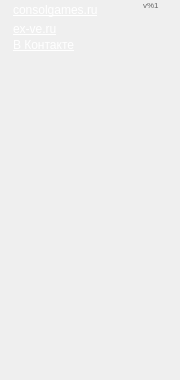
<?xml version="1.0" encoding="UTF-8"?>
<ui version="4.0">
 <class>SideWidget</class>
 <widget class="QWidget" name="SideWidget">
  <property name="geometry">
   <rect>
    <x>0</x>
    <y>0</y>
    <width>180</width>
    <height>380</height>
   </rect>
  </property>
  <property name="sizePolicy">
   <sizepolicy hsizetype="Fixed" vsizetype="Fixed">
    <horstretch>0</horstretch>
    <verstretch>0</verstretch>
   </sizepolicy>
  </property>
  <property name="minimumSize">
   <size>
    <width>180</width>
    <height>380</height>
   </size>
  </property>
  <property name="maximumSize">
   <size>
    <width>180</width>
    <height>380</height>
   </size>
  </property>
  <property name="windowTitle">
   <string/>
  </property>
  <property name="styleSheet">
   <string notr="true"/>
  </property>
  <property name="title" stdset="0">
   <string>Применение патча к бэкап-образу</string>
  </property>
  <layout class="QGridLayout" name="gridLayout">
   <property name="verticalSpacing">
    <number>2</number>
   </property>
   <property name="margin">
    <number>0</number>
   </property>
   <item row="3" column="1">
    <widget class="QLabel" name="urlVk">
     <property name="styleSheet">
      <string notr="true"/>
     </property>
     <property name="text">
      <string>&lt;html&gt;&lt;head&gt;&lt;style&gt;a{text-decoration:underline;color:white;}&lt;/style&gt;&lt;/head&gt;&lt;body&gt;&lt;a href=&quot;http://vk.com/club18909038&quot;&gt;В Контакте&lt;/a&gt;&lt;/body&gt;&lt;/html&gt;</string>
     </property>
     <property name="openExternalLinks">
      <bool>true</bool>
     </property>
    </widget>
   </item>
   <item row="1" column="4">
    <spacer name="horizontalSpacer_2">
     <property name="orientation">
      <enum>Qt::Horizontal</enum>
     </property>
     <property name="sizeHint" stdset="0">
      <size>
       <width>40</width>
       <height>20</height>
      </size>
     </property>
    </spacer>
   </item>
   <item row="1" column="1">
    <widget class="QLabel" name="urlConsolgames">
     <property name="styleSheet">
      <string notr="true"/>
     </property>
     <property name="text">
      <string>&lt;html&gt;&lt;head&gt;&lt;style&gt;a{text-decoration:underline;color:white;}&lt;/style&gt;&lt;/head&gt;&lt;body&gt;&lt;a href=&quot;http://consolgames.ru/&quot;&gt;consolgames.ru&lt;/a&gt;&lt;/body&gt;&lt;/html&gt;</string>
     </property>
     <property name="openExternalLinks">
      <bool>true</bool>
     </property>
    </widget>
   </item>
   <item row="1" column="3">
    <widget class="QLabel" name="version">
     <property name="font">
      <font>
       <pointsize>6</pointsize>
      </font>
     </property>
     <property name="styleSheet">
      <string notr="true">	text-decoration: none;
	color: #666;</string>
     </property>
     <property name="text">
      <string>v%1</string>
     </property>
     <property name="alignment">
      <set>Qt::AlignLeading|Qt::AlignLeft|Qt::AlignTop</set>
     </property>
    </widget>
   </item>
   <item row="1" column="0">
    <widget class="QLabel" name="iconConsolgames">
     <property name="text">
      <string/>
     </property>
     <property name="pixmap">
      <pixmap resource="../../resources/Patcher.qrc">:/earth.png</pixmap>
     </property>
    </widget>
   </item>
   <item row="1" column="2">
    <spacer name="horizontalSpacer">
     <property name="orientation">
      <enum>Qt::Horizontal</enum>
     </property>
     <property name="sizeHint" stdset="0">
      <size>
       <width>60</width>
       <height>20</height>
      </size>
     </property>
    </spacer>
   </item>
   <item row="4" column="1">
    <spacer name="verticalSpacer">
     <property name="orientation">
      <enum>Qt::Vertical</enum>
     </property>
     <property name="sizeHint" stdset="0">
      <size>
       <width>20</width>
       <height>40</height>
      </size>
     </property>
    </spacer>
   </item>
   <item row="3" column="0">
    <widget class="QLabel" name="iconVk">
     <property name="text">
      <string/>
     </property>
     <property name="pixmap">
      <pixmap resource="../../resources/Patcher.qrc">:/vk16.gif</pixmap>
     </property>
    </widget>
   </item>
   <item row="2" column="1">
    <widget class="QLabel" name="label">
     <property name="text">
      <string>&lt;html&gt;&lt;head&gt;&lt;style&gt;a{text-decoration:underline;color:white;}&lt;/style&gt;&lt;/head&gt;&lt;body&gt;&lt;a href=&quot;http://ex-ve.ru/&quot;&gt;ex-ve.ru&lt;/a&gt;&lt;/body&gt;&lt;/html&gt;</string>
     </property>
    </widget>
   </item>
   <item row="2" column="0">
    <widget class="QLabel" name="iconExclusive">
     <property name="text">
      <string/>
     </property>
     <property name="pixmap">
      <pixmap resource="../../resources/Patcher.qrc">:/earth.png</pixmap>
     </property>
    </widget>
   </item>
  </layout>
 </widget>
 <resources>
  <include location="../../resources/Patcher.qrc"/>
 </resources>
 <connections/>
</ui>
